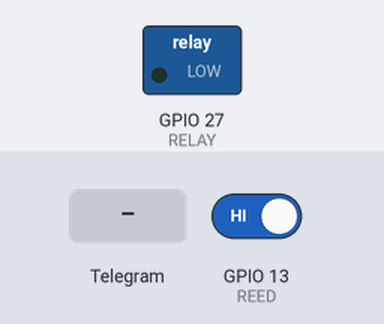
Bench run of a sketch on a simulated ESP32. Shown: switched loads named in the sketch (green lamp = pin HIGH). The test bench sets the inputs (shaded band); at power-on: GPIO 13 (REED) HIGH. WiFi joins after 1.5 s; servers stay silent unless stated.

Above: at 2.7 s.
2.8 s: Telegram message "/open" received
At 3.5 s:
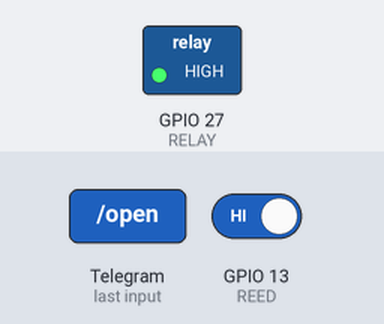
Timing chart, 0 to 5.8 s (numbered marks = the images above; inputs shaded):
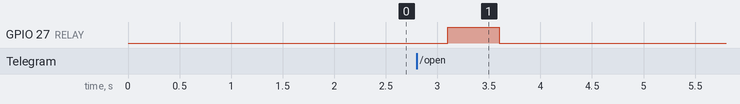

The sketch:

esp32_garage_telegram.ino
```cpp
// ESP32 sketch that monitors a reed switch, controls a relay to open/close the garage, and uses UniversalTelegramBot over Wi‑Fi to send state updates and accept /open and /close commands.
//
// Full tutorial: https://shillehtek.com/blogs/news/esp32-reed-switch-relay-garage-door-control
// Parts used: https://shillehtek.com/products/esp32-wroom-dev-board-cp2102-usb-c-presoldered
//             https://shillehtek.com/products/1-channel-5v-relay-module
//             https://shillehtek.com/products/shillehtek-120pcs-multicolored-dupont-wire
// More examples: https://github.com/shillehbean/shillehtek-examples
//

#include <WiFi.h>
#include <WiFiClientSecure.h>
#include <UniversalTelegramBot.h>

const char* SSID="WIFI", *PASS="PWD", *TOKEN="BOT", *CHAT="CHAT";
const int REED=13, RELAY=27;
WiFiClientSecure client;
UniversalTelegramBot bot(TOKEN, client);
bool lastDoor = HIGH;

void setup() {
  pinMode(REED, INPUT_PULLUP); pinMode(RELAY, OUTPUT);
  WiFi.begin(SSID, PASS);
  while (WiFi.status() != WL_CONNECTED) delay(500);
  client.setCACert(TELEGRAM_CERTIFICATE_ROOT);
}

void trigger() { digitalWrite(RELAY, HIGH); delay(500); digitalWrite(RELAY, LOW); }

void loop() {
  bool door = digitalRead(REED);
  if (door != lastDoor) {
    bot.sendMessage(CHAT, door == HIGH ? "🚪 Garage opened" : "🚪 Garage closed");
    lastDoor = door;
  }
  int n = bot.getUpdates(bot.last_message_received + 1);
  for (int i = 0; i < n; i++) {
    if (bot.messages[i].text == "/open" || bot.messages[i].text == "/close") trigger();
  }
  delay(1000);
}
```

Measured:
- after the input at 2.8 s, GPIO 27 (RELAY): LOW → HIGH after 0.30 s, → LOW 0.50 s later
